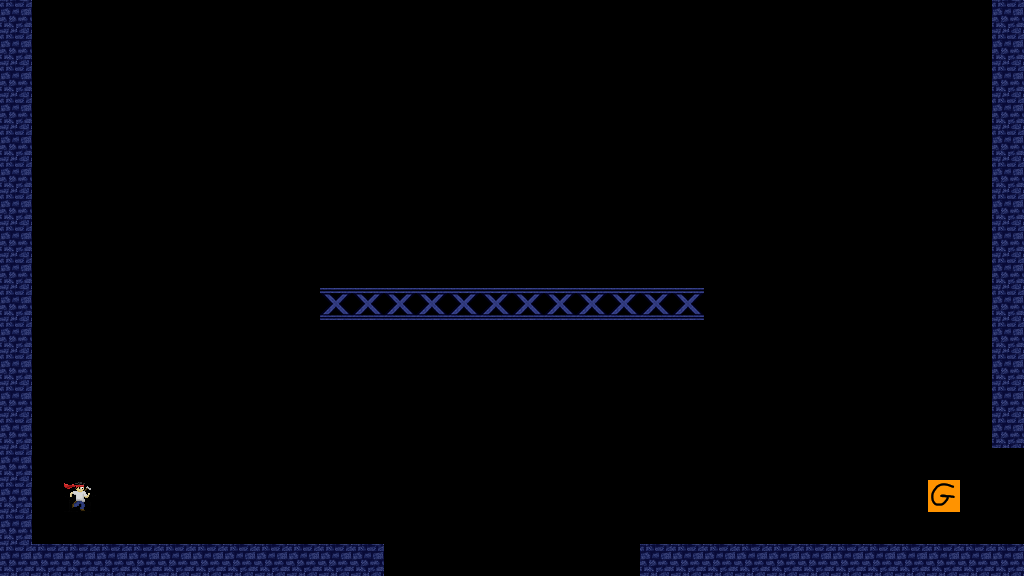

This game map was drawn from its Tiled (.tmx) file and the tilesets committed beside it. A one-line description and the full map source follow:
An orthogonal 32x18 tile map with 32x32 px tiles, 1 tile layer (platform) and 1 object (color5).

<map version="1.8" tiledversion="1.8.4" orientation="orthogonal" renderorder="right-down" width="32" height="18" tilewidth="32" tileheight="32" infinite="0" nextlayerid="3" nextobjectid="3">
 <editorsettings>
  <export target="../core/assets/levels/tutorial4.json" format="json" />
 </editorsettings>
 <properties>
  <property name="colorMode" type="int" value="0" />
 </properties>
 <tileset firstgid="1" source="disco.tsx" />
 <layer id="1" name="platform" width="32" height="18">
  <data encoding="csv">
1,0,0,0,0,0,0,0,0,0,0,0,0,0,0,0,0,0,0,0,0,0,0,0,0,0,0,0,0,0,0,1,
1,0,0,0,0,0,0,0,0,0,0,0,0,0,0,0,0,0,0,0,0,0,0,0,0,0,0,0,0,0,0,1,
1,0,0,0,0,0,0,0,0,0,0,0,0,0,0,0,0,0,0,0,0,0,0,0,0,0,0,0,0,0,0,1,
1,0,0,0,0,0,0,0,0,0,0,0,0,0,0,0,0,0,0,0,0,0,0,0,0,0,0,0,0,0,0,1,
1,0,0,0,0,0,0,0,0,0,0,0,0,0,0,0,0,0,0,0,0,0,0,0,0,0,0,0,0,0,0,1,
1,0,0,0,0,0,0,0,0,0,0,0,0,0,0,0,0,0,0,0,0,0,0,0,0,0,0,0,0,0,0,1,
1,0,0,0,0,0,0,0,0,0,0,0,0,0,0,0,0,0,0,0,0,0,0,0,0,0,0,0,0,0,0,1,
1,0,0,0,0,0,0,0,0,0,0,0,0,0,0,0,0,0,0,0,0,0,0,0,0,0,0,0,0,0,0,1,
1,0,0,0,0,0,0,0,0,0,0,0,0,0,0,0,0,0,0,0,0,0,0,0,0,0,0,0,0,0,0,1,
1,0,0,0,0,0,0,0,0,0,12,12,12,12,12,12,12,12,12,12,12,12,0,0,0,0,0,0,0,0,0,1,
1,0,0,0,0,0,0,0,0,0,0,0,0,0,0,0,0,0,0,0,0,0,0,0,0,0,0,0,0,0,0,1,
1,0,0,0,0,0,0,0,0,0,0,0,0,0,0,0,0,0,0,0,0,0,0,0,0,0,0,0,0,0,0,1,
1,0,0,0,0,0,0,0,0,0,0,0,0,0,0,0,0,0,0,0,0,0,0,0,0,0,0,0,0,0,0,1,
1,0,0,0,0,0,0,0,0,0,0,0,0,0,0,0,0,0,0,0,0,0,0,0,0,0,0,0,0,0,0,1,
1,0,0,0,0,0,0,0,0,0,0,0,0,0,0,0,0,0,0,0,0,0,0,0,0,0,0,0,0,0,0,0,
1,0,8,0,0,0,0,0,0,0,0,0,0,0,0,0,0,0,0,0,0,0,0,0,0,0,0,0,0,11,0,0,
1,0,0,0,0,0,0,0,0,0,0,0,0,0,0,0,0,0,0,0,0,0,0,0,0,0,0,0,0,0,0,0,
1,1,1,1,1,1,1,1,1,1,1,1,0,0,0,0,0,0,0,0,1,1,1,1,1,1,1,1,1,1,1,1
</data>
 </layer>
 <objectgroup id="2" name="colors">
  <object id="2" type="color5" x="0" y="0">
   <polygon points="0,0 0,576 1024,576 1024,0" />
  </object>
 </objectgroup>
</map>
